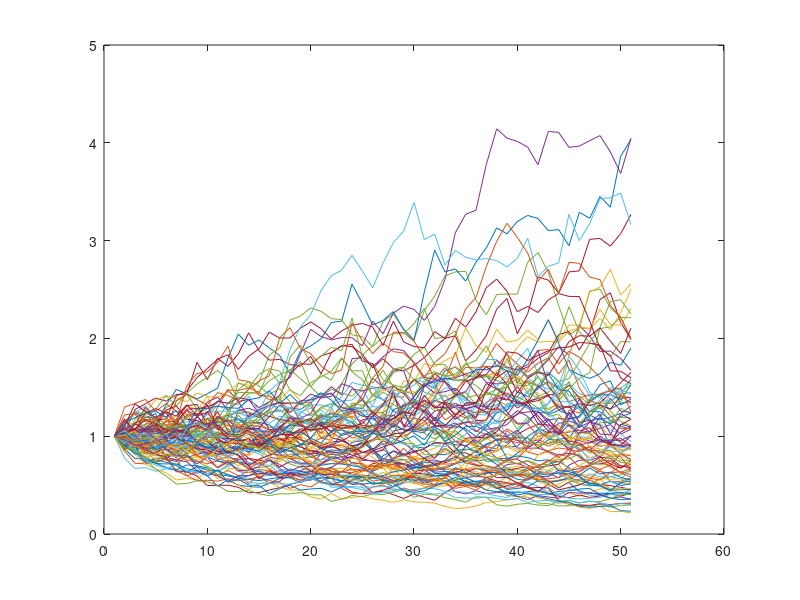

The MATLAB script that drew this image:
tic
clear;
American_call_LS=[];
for q=1:1
S0 = 1;
K = 1;
T = 2;
r = 0.06;
sigma = 0.4;
L = 50; % number of time intervals
dt = T/L;
M = 10000; % number of asset paths


Y = zeros(M,L);
S = S0*ones(M,L+1); % asset paths
for k = 2:L+1
S(:,k)=S(:,k-1).*exp((r-0.5*sigma^2)*dt+sigma*sqrt(dt)*randn(M,1));
end

plot(S(1:100,:)')

% Find payoff Y at expiry.
for i=1:M
Y(i,L) = max(S(i,L+1)-K,0);
end

d1 = (log(S0/K) + (r + 0.5*sigma^2)*T)/(sigma*sqrt(T));
d2 = d1 - sigma*sqrt(T);
N1 = normcdf(d1);
N2 = normcdf(d2);
European_call_BS = S0*N1 - K*exp(-r*T)*N2;

European_call_LS(q)=exp(-r*dt*L)*mean(Y(:,L));

% Find payoff Y at nodes for each time index.
for k = L+1:-1:3
j = 0;
for i=1:M
if S(i,k-1) > K % in-the-money condition
j = j+1;
S1(j) = S(i,k-1); % in-the-money asset price
Y1(j) = exp(-r*dt)*Y(i,k-1); % discounted cash flow
end
end
p = polyfit(S1,Y1,3);
%F = @(var,x)var(1)+var(2)*x+var(3)*x.*x;
%F = @(var,x)var(1)+var(2)*exp(-x/2)+var(3)*exp(-x/2).*(1-x)+var(4)*exp(-x/2).*(1-2*x+0.5*x.*x);
%data0 = [1 1 1 1];
%opts=optimset('Display','off');
%[var] = lsqcurvefit(F,data0,S1.',Y1.',[],[],opts);

for i = 1:M
if S(i,k-1)-K > polyval(p,S(i,k-1)) % early exercise condition
%if K - S(i,k-1) > F(var,S(i,k-1))
Y(i,k-2) = max(S(i,k-1)-K,0);
else
Y(i,k-2) = exp(-r*dt)*Y(i,k-1);
end
end
end
American_call_LS(q) = exp(-r*dt)*mean(Y(:,1));
clearvars -except American_call_LS European_call_LS European_call_BS
end
[mean(American_call_LS),std(American_call_LS)]
[mean(European_call_LS),std(European_call_LS)]
European_call_BS
toc